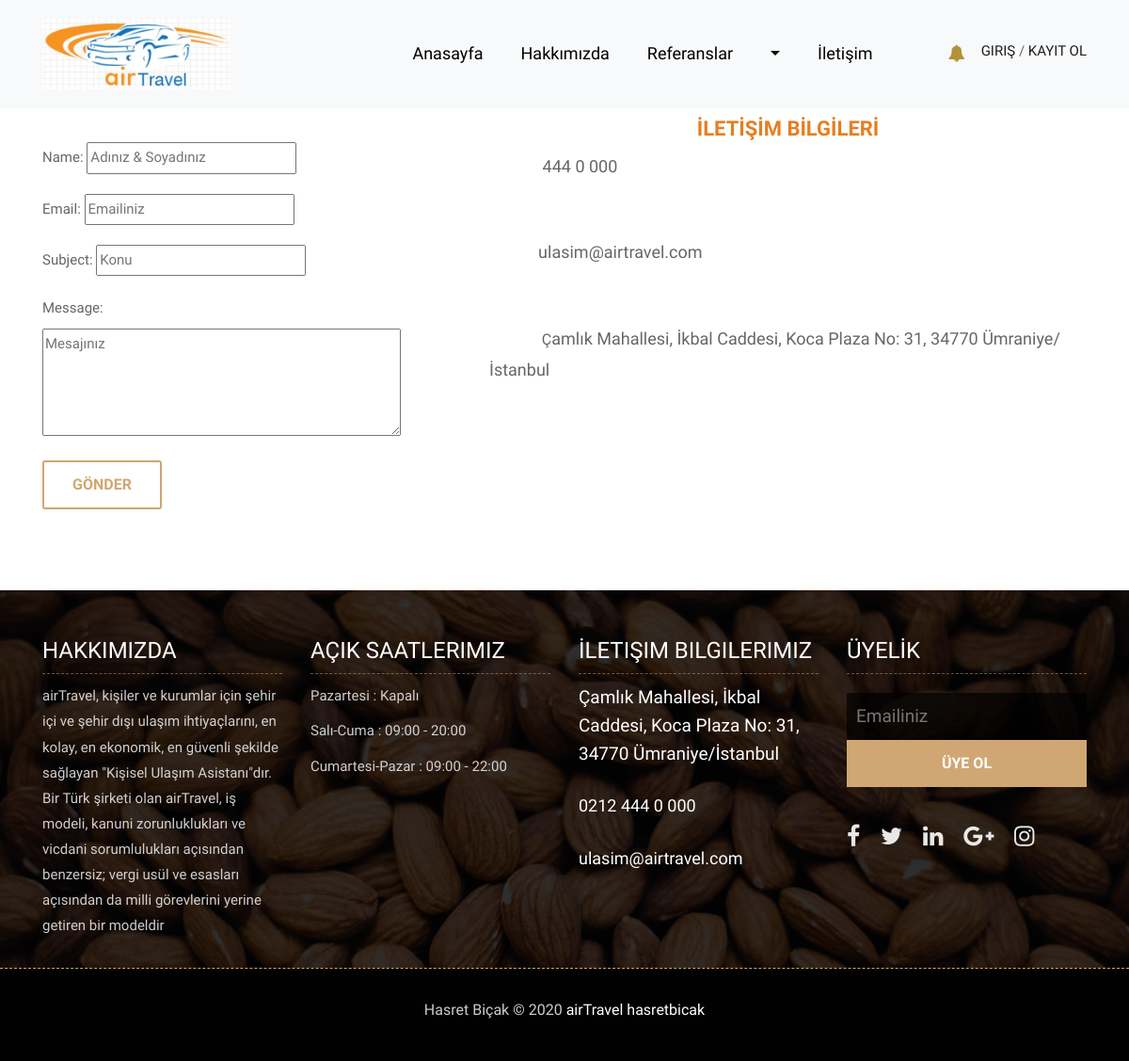
The page /iletisim/ on the database its author committed.
### home/models.py (models this page shows, shortened)
class Setting(models.Model):
    STATUS = (
        ('True', 'Evet'),
        ('False', 'Hayır'),
    )
    title = models.CharField(max_length=150)
    keywords = models.CharField(max_length=255)
    description = models.CharField(max_length=255)
    company = models.CharField(max_length=50)
    address = models.CharField(blank=True, max_length=150)
    phone = models.CharField(blank=True, max_length=15)
    fax = models.CharField(blank=True, max_length=15)
    email = models.CharField(blank=True, max_length=50)
    smtpserver = models.CharField(blank=True, max_length=20)
    smtpemail = models.CharField(blank=True, max_length=20)
    smtppassword = models.CharField(blank=True, max_length=10)
    smtpport = models.CharField(blank=True, max_length=50)
    icon = models.ImageField(blank=True, upload_to='images/')
    logo = models.ImageField(blank=True, upload_to='images/')
    bground = models.ImageField(blank=True, upload_to='images/')
    facebook = models.CharField(blank=True, max_length=50)
    instagram = models.CharField(blank=True, max_length=50)
    twitter = models.CharField(blank=True, max_length=10)
    aboutus = RichTextUploadingField(blank=True)
    contact = RichTextUploadingField(blank=True)
    references = RichTextUploadingField(blank=True)
    status = models.CharField(max_length=10, choices=STATUS)
    parent = models.ForeignKey('self', blank=True, null=True, related_name='children', on_delete=models.CASCADE)
    create_at = models.DateTimeField(auto_now_add=True)
    update_at = models.DateTimeField(auto_now=True)

### home/views.py (the view, shortened to what this page needs)
# urls.py: path('iletisim/', views.iletisim, name='iletisim'),
def iletisim(request):
    setting = Setting.objects.get(pk=1)
    category = Category.objects.all()
    form = ContactFormu()
    context = {'setting': setting,
               'category': category,
               'form': form}
    return render(request, 'iletisim.html', context)

### home/models.py
class ContactFormu(ModelForm):
    class Meta:
        model = ContactFormMessage
        fields = ['name', 'email', 'subject', 'message']
        widgets = {
            'name': TextInput(attrs={'placeholder': 'Adınız & Soyadınız ', }),
            'email': TextInput(attrs={'placeholder': 'Emailiniz'}),
            'subject': TextInput(attrs={'placeholder': 'Konu'}),
            'message': Textarea(attrs={'placeholder': 'Mesajınız', 'rows': '4'}),
        }

### home/templates/iletisim.html (shortened to what this page needs)
{% extends "homebase.html" %}
{% block content %}
<div class="contact-box">
		<div class="container">
			<div class="row">
				<div class="col-md-5">
					<br>
					<br>
					<br>
                <div class="form-group">
					<form action = "" method="POST">
                              {{ form.as_p }}
						   <input type = "submit" class="btn btn-common" value="GÖNDER">
					</form>
				</div>
				</div>
				<div class="col-md-7">
					<br>
					<br>
					{{ setting.contact|safe }}
				</div>
			</div>
		</div>
</div>
{% endblock %}

### home/templates/header.html (shortened to what this page needs)
		    {% load static %}
<link rel="stylesheet" href="https://ajax.googleapis.com/ajax/libs/jqueryui/1.11.4/themes/smoothness/jquery-ui.css">
	<header class="top-navbar">
		<nav class="navbar navbar-expand-lg navbar-light bg-light">
			<div class="container">
				<a class="navbar-brand" href="index.html">
					<img src="{{setting.logo.url}}"  style="height:75px;" alt="" />
				</a>
				<div class="collapse navbar-collapse" id="navbars-rs-food">
{% load mptt_tags %}
				    <ul class="navbar-nav ml-auto">
					    <li class="nav-item"><a class="nav-link" href="/">Anasayfa</a></li>
						<li class="nav-item"><a class="nav-link" href="/hakkimizda">Hakkımızda</a></li>
						<li class="nav-item"><a class="nav-link" href="/referanslar">Referanslar</a></li>
					   {% recursetree category %}
                       <li class="nav-item dropdown">
						   <a class="nav-link dropdown-toggle" href="/category/{{ node.slug }}/{{ node.id }}" id="dropdown-a" {% if not node.is_leaf_node %}  data-toggle="dropdown" aria-expanded="true" {% endif %} >{{ node.title }}</a>
                       </li>
                      {% endrecursetree %}
						<li class="nav-item"><a class="nav-link" href="/iletisim">İletişim</a></li>
						<li class="nav-item"><a class="nav-link" href="">              </a></li>
						<li class="nav-item">
							<a class="nav-link" href="/shopcart/">
								<div class="header-btns-icon">
									<i class="fa fa-bell" style="color:#b3923a; height:20px; width:15px;"></i>
								</div>
							</a>
						</li>
						<li class="nav-item dropdown" >
							{% if user.id is not None %}
							   <strong class="nav-link dropdown-toggle" role="button" data-toggle="dropdown" aria-expanded="true"><i class="fa fa-user" style="color:#b3923a"></i>          {{user.first_name}}</strong>
							{% else %}
							<a href="/login/" class="text-uppercase">Giriş</a> / <a href="/signup/" class="text-uppercase">Kayıt Ol</a>
							{% endif %}
						</li>
					</ul>
				</div>
			</div>
		</nav>
	</header>

### home/static/css/style.css (style rules this page uses)
body { color: #666666; font-size: 15px; font-family: 'Athiti', sans-serif; line-height: 1.80857; }
a { color: #1f1f1f; text-decoration: none !important; outline: none !important; -webkit-transition: all .3s ease-in-out; -moz-transition: all .3s ease-in-out; -ms-transition: all .3s ease-in-out; -o-transition: all .3s ease-in-out; transition: all .3s ease-in-out; }
h1, h2, h3, h4, h5, h6 { letter-spacing: 0; font-weight: normal; position: relative; padding: 0 0 10px 0; font-weight: normal; line-height: 120% !important; color: #1f1f1f; margin: 0 }
h2 { font-size: 22px }
a { color: #1f1f1f; text-decoration: none; outline: none; }
a, .btn { text-decoration: none !important; outline: none !important; -webkit-transition: all .3s ease-in-out; -moz-transition: all .3s ease-in-out; -ms-transition: all .3s ease-in-out; -o-transition: all .3s ease-in-out; transition: all .3s ease-in-out; }
ul, li, ol { list-style: none; margin: 0px; padding: 0px; }
.top-navbar { position: relative; z-index: 10; }
.top-navbar .navbar { padding: 15px 0px; position: fixed; width: 100%; transition: height .3s ease-out, background .3s ease-out, box-shadow .3s ease-out; -webkit-transform: translate3d(0, 0, 0); transform: translate3d(0, 0, 0); z-index: 100; }
.top-navbar .navbar-light .navbar-nav .nav-link { color: #010101; font-size: 18px; padding: 0px 20px; border-radius: 4px; }
.btn { text-transform: uppercase; padding: 19px 36px; }
.btn { display: inline-block; font-weight: 600; text-align: center; white-space: nowrap; vertical-align: middle; -webkit-user-select: none; -moz-user-select: none; -ms-user-select: none; user-select: none; border: 2px solid transparent; padding: 12px 30px; font-size: 16px; line-height: 1.5; border-radius: .1875rem; transition: color .15s ease-in-out, background-color .15s ease-in-out, border-color .15s ease-in-out, box-shadow .15s ease-in-out; }
.btn.btn-common { color: #d0a772; background-color: transparent; background-image: none; border-color: #cfa671; }
.contact-box { padding: 70px 0px; }

### rows shown on the page
Setting: logo (picture), contact "İLETİŞİM BİLGİLERİ 444 0 000 ulasim@airtravel.com Ç amlık Mahallesi, İkbal Caddesi, Koca Plaza No: 31, 34770 Ümraniye/İstanbul"
